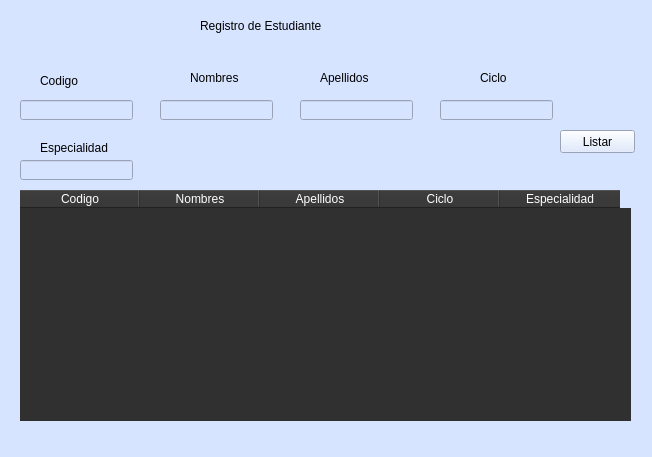
<?xml version="1.0" encoding="UTF-8"?>
<ui version="4.0">
 <class>MainWindow</class>
 <widget class="QMainWindow" name="MainWindow">
  <property name="geometry">
   <rect>
    <x>0</x>
    <y>0</y>
    <width>652</width>
    <height>457</height>
   </rect>
  </property>
  <property name="windowTitle">
   <string>MainWindow</string>
  </property>
  <property name="styleSheet">
   <string notr="true">background-color: rgb(215, 228, 255);</string>
  </property>
  <widget class="QWidget" name="centralwidget">
   <widget class="QLabel" name="label">
    <property name="geometry">
     <rect>
      <x>200</x>
      <y>10</y>
      <width>271</width>
      <height>31</height>
     </rect>
    </property>
    <property name="styleSheet">
     <string notr="true">
font: 20pt &quot;Segoe MDL2 Assets&quot;;</string>
    </property>
    <property name="text">
     <string>Registro de Estudiante</string>
    </property>
   </widget>
   <widget class="QLineEdit" name="txtEspecialidad">
    <property name="geometry">
     <rect>
      <x>20</x>
      <y>160</y>
      <width>113</width>
      <height>20</height>
     </rect>
    </property>
    <property name="font">
     <font>
      <pointsize>10</pointsize>
     </font>
    </property>
   </widget>
   <widget class="QLineEdit" name="txtCodigo">
    <property name="geometry">
     <rect>
      <x>20</x>
      <y>100</y>
      <width>113</width>
      <height>20</height>
     </rect>
    </property>
   </widget>
   <widget class="QLabel" name="label_2">
    <property name="geometry">
     <rect>
      <x>40</x>
      <y>70</y>
      <width>61</width>
      <height>21</height>
     </rect>
    </property>
    <property name="styleSheet">
     <string notr="true">font: 12pt &quot;Segoe MDL2 Assets&quot;;</string>
    </property>
    <property name="text">
     <string>Codigo</string>
    </property>
   </widget>
   <widget class="QLabel" name="label_3">
    <property name="geometry">
     <rect>
      <x>190</x>
      <y>70</y>
      <width>61</width>
      <height>16</height>
     </rect>
    </property>
    <property name="styleSheet">
     <string notr="true">font: 11pt &quot;Segoe MDL2 Assets&quot;;</string>
    </property>
    <property name="text">
     <string>Nombres</string>
    </property>
   </widget>
   <widget class="QLabel" name="label_4">
    <property name="geometry">
     <rect>
      <x>320</x>
      <y>70</y>
      <width>61</width>
      <height>16</height>
     </rect>
    </property>
    <property name="styleSheet">
     <string notr="true">font: 11pt &quot;Segoe MDL2 Assets&quot;;</string>
    </property>
    <property name="text">
     <string>Apellidos</string>
    </property>
   </widget>
   <widget class="QLabel" name="label_5">
    <property name="geometry">
     <rect>
      <x>480</x>
      <y>70</y>
      <width>51</width>
      <height>16</height>
     </rect>
    </property>
    <property name="styleSheet">
     <string notr="true">font: 11pt &quot;Segoe MDL2 Assets&quot;;</string>
    </property>
    <property name="text">
     <string>Ciclo</string>
    </property>
   </widget>
   <widget class="QLabel" name="label_6">
    <property name="geometry">
     <rect>
      <x>40</x>
      <y>140</y>
      <width>81</width>
      <height>16</height>
     </rect>
    </property>
    <property name="styleSheet">
     <string notr="true">font: 11pt  &quot;Segoe MDL2 Assets&quot;;</string>
    </property>
    <property name="text">
     <string>Especialidad</string>
    </property>
   </widget>
   <widget class="QLineEdit" name="txtNombres">
    <property name="geometry">
     <rect>
      <x>160</x>
      <y>100</y>
      <width>113</width>
      <height>20</height>
     </rect>
    </property>
   </widget>
   <widget class="QLineEdit" name="txtApellidos">
    <property name="geometry">
     <rect>
      <x>300</x>
      <y>100</y>
      <width>113</width>
      <height>20</height>
     </rect>
    </property>
   </widget>
   <widget class="QLineEdit" name="txtCiclo">
    <property name="geometry">
     <rect>
      <x>440</x>
      <y>100</y>
      <width>113</width>
      <height>20</height>
     </rect>
    </property>
   </widget>
   <widget class="QTableWidget" name="tblEstudiante">
    <property name="geometry">
     <rect>
      <x>20</x>
      <y>190</y>
      <width>611</width>
      <height>231</height>
     </rect>
    </property>
    <property name="styleSheet">
     <string notr="true">QTableWidget{
background-color: #303030;
color: white;
border:none;
}
QHeaderView::section{
background-color: #303030;
color: white;
}</string>
    </property>
    <property name="autoScroll">
     <bool>true</bool>
    </property>
    <property name="tabKeyNavigation">
     <bool>true</bool>
    </property>
    <property name="showDropIndicator" stdset="0">
     <bool>true</bool>
    </property>
    <property name="showGrid">
     <bool>true</bool>
    </property>
    <property name="wordWrap">
     <bool>true</bool>
    </property>
    <property name="cornerButtonEnabled">
     <bool>true</bool>
    </property>
    <attribute name="horizontalHeaderDefaultSectionSize">
     <number>120</number>
    </attribute>
    <column>
     <property name="text">
      <string>Codigo</string>
     </property>
    </column>
    <column>
     <property name="text">
      <string>Nombres</string>
     </property>
    </column>
    <column>
     <property name="text">
      <string>Apellidos</string>
     </property>
    </column>
    <column>
     <property name="text">
      <string>Ciclo</string>
     </property>
    </column>
    <column>
     <property name="text">
      <string>Especialidad</string>
     </property>
    </column>
   </widget>
   <widget class="QPushButton" name="btnListar">
    <property name="geometry">
     <rect>
      <x>560</x>
      <y>130</y>
      <width>75</width>
      <height>23</height>
     </rect>
    </property>
    <property name="styleSheet">
     <string notr="true">font: 12pt &quot;Segoe MDL2 Assets&quot;;</string>
    </property>
    <property name="text">
     <string>Listar</string>
    </property>
   </widget>
  </widget>
  <widget class="QMenuBar" name="menubar">
   <property name="geometry">
    <rect>
     <x>0</x>
     <y>0</y>
     <width>652</width>
     <height>21</height>
    </rect>
   </property>
  </widget>
  <widget class="QStatusBar" name="statusbar"/>
 </widget>
 <resources/>
 <connections/>
</ui>
